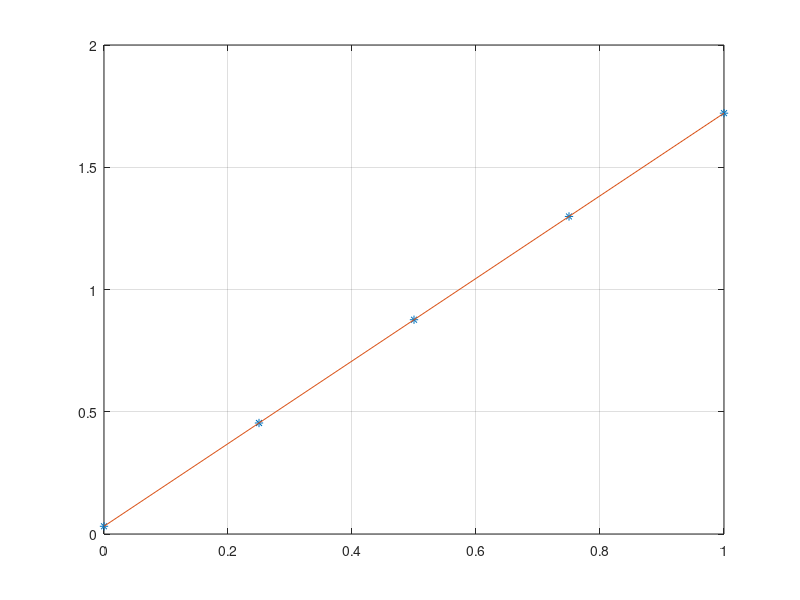

MATLAB code to generate this figure:
clc;
clear;
close all;

% Input
x = [0, 0.25, 0.5, 0.75, 1];
y = [0, 0.47314, 0.90546, 1.30962, 1.69375];

% Algorithm
y = y';
n = length(y);

A = [n, sum(x); sum(x), sum(x.^2)];
B = [sum(y); x*y];

ba = A\B;

% Output
fprintf('|%.10f\t%.10f\t||b| |%.10f\t|\n', A(1,1), A(1, 2), B(1));
fprintf('|%.10f\t%.10f\t||a|=|%.10f\t|\n', A(2,1), A(2, 2), B(2));
fprintf('\n|b| |%.10f\t|\n|a|=|%.10f\t|\n', ba(1), ba(2));
fprintf('\ny = a*x + b = %.10f*x + %.10f\n', ba(2), ba(1));

% Plot
y = [ones(n, 1), x']*ba;
plot(x, y, '*', x, y, '-');
grid on;

% **************************************************^**************************************************
% *****************************# Copyright by Ali Forouzandeh Hafshejani #*****************************
% ******************************# Scientific Computing Specialist 20@20 #******************************
% **************************************************^**************************************************